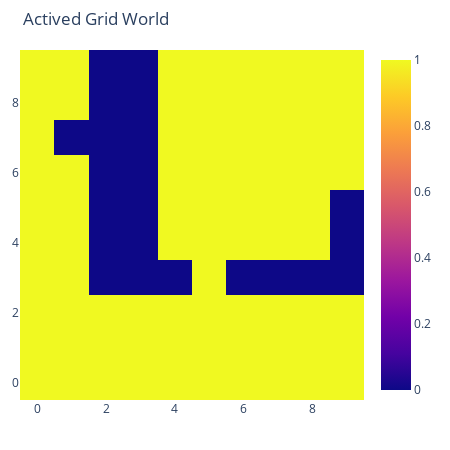

Here is the notebook cell this chart was saved with:
### Code cell
world.ShowGridWorld_Activated()

### Figure 1 — Plotly figure (JSON) as saved in the notebook; plotly's stock layout.template omitted (floating-point values rounded to 4 significant figures)
{"data": [{"type": "heatmap", "z": [[1, 1, 1, 1, 1, 1, 1, 1, 1, 1], [1, 1, 1, 1, 1, 1, 1, 1, 1, 1], [1, 1, 1, 1, 1, 1, 1, 1, 1, 1], [1, 1, 0, 0, 0, 1, 0, 0, 0, 0], [1, 1, 0, 0, 1, 1, 1, 1, 1, 0], [1, 1, 0, 0, 1, 1, 1, 1, 1, 0], [1, 1, 0, 0, 1, 1, 1, 1, 1, 1], [1, 0, 0, 0, 1, 1, 1, 1, 1, 1], [1, 1, 0, 0, 1, 1, 1, 1, 1, 1], [1, 1, 0, 0, 1, 1, 1, 1, 1, 1]]}], "layout": {"autosize": false, "height": 450, "margin": {"b": 50, "l": 20, "r": 20, "t": 50}, "title": {"text": "Actived Grid World"}, "width": 450}}
